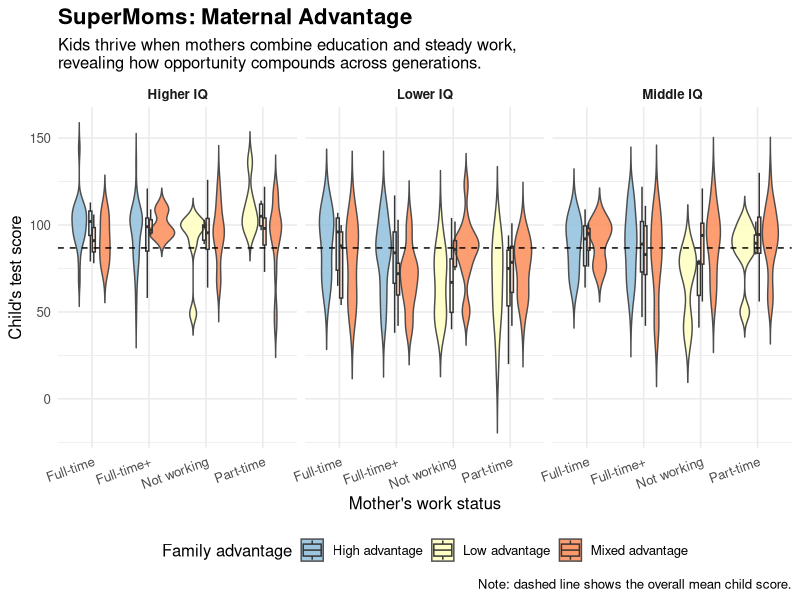

This chart was generated by the following R code:
## ---- chunk 1
library(dplyr)
library(ggplot2)

# Load your dataset
kidiq <- read.csv("kidiq.csv")
## ---- chunk 2
library(dplyr)
library(ggplot2)

kidiq_plot <- kidiq %>%
  filter(!is.na(work_status), !is.na(kid_score), !is.na(family_advantage), !is.na(iq_group)) %>%
  mutate(
    work_status = factor(work_status),
    family_advantage = factor(family_advantage),
    iq_group = factor(iq_group)
  )

overall_mean <- mean(kidiq_plot$kid_score, na.rm = TRUE)

your_plot <- ggplot(kidiq_plot, aes(x = work_status, y = kid_score, fill = family_advantage)) +
  geom_violin(trim = FALSE, alpha = 0.85, color = "grey30") +
  geom_boxplot(width = 0.12, outlier.shape = NA, alpha = 0.35, color = "grey20") +
  geom_hline(yintercept = overall_mean, linetype = "dashed", linewidth = 0.5) +
  facet_wrap(~ iq_group) +
  scale_fill_brewer(palette = "RdYlBu", direction = -1) +
  labs(
    title    = "SuperMoms: Maternal Advantage",
    subtitle = "Kids thrive when mothers combine education and steady work,\nrevealing how opportunity compounds across generations.",
    x        = "Mother's work status",
    y        = "Child's test score",
    fill     = "Family advantage",
    caption  = "Note: dashed line shows the overall mean child score."
  ) +
  theme_minimal(base_size = 12) +
  theme(
    legend.position  = "bottom",
    plot.title       = element_text(face = "bold", size = 16),
    plot.subtitle    = element_text(size = 12),
    axis.text.x      = element_text(angle = 20, hjust = 1),
    strip.text       = element_text(face = "bold")
  )

your_plot
